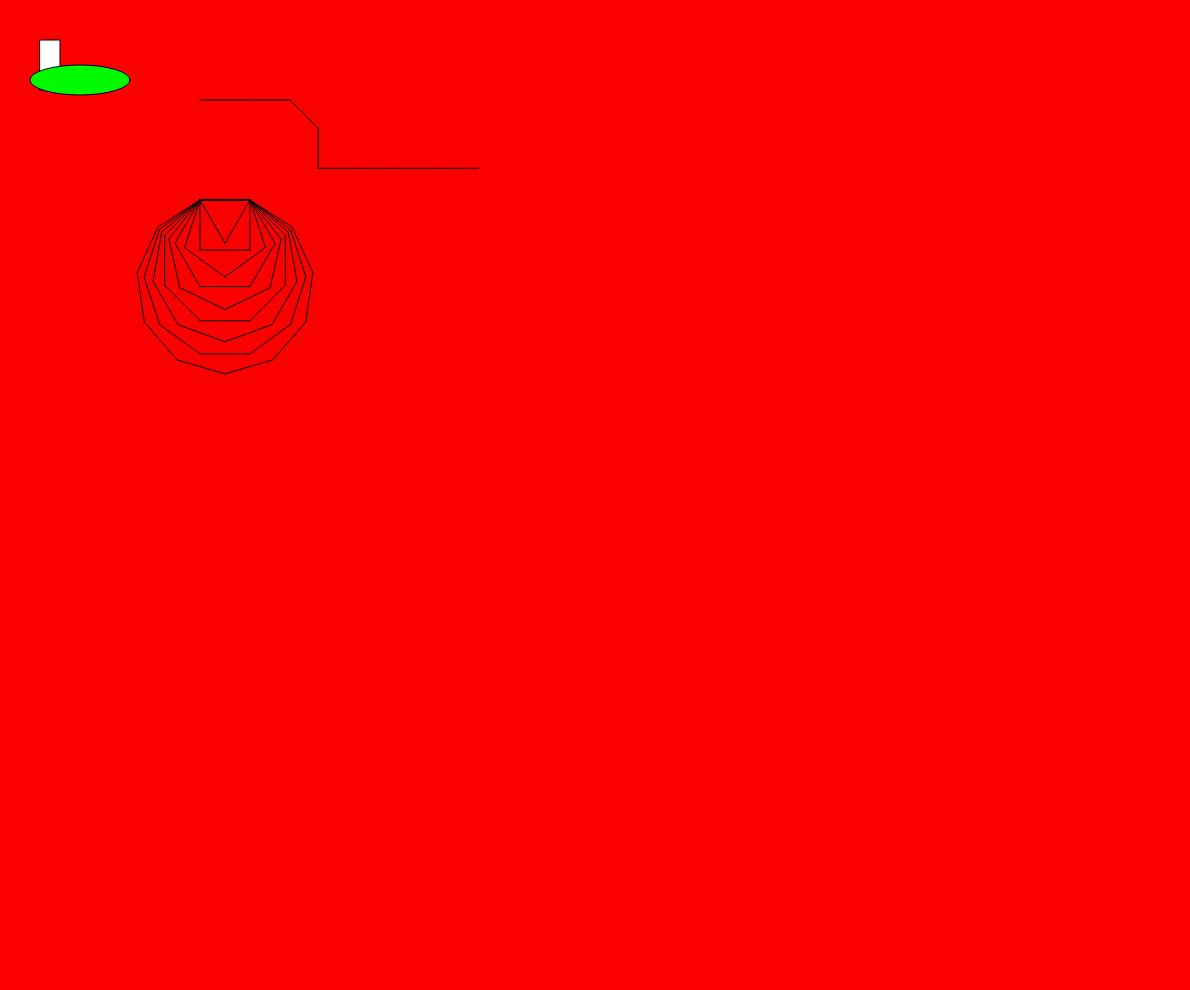
Frame 1 (no input)
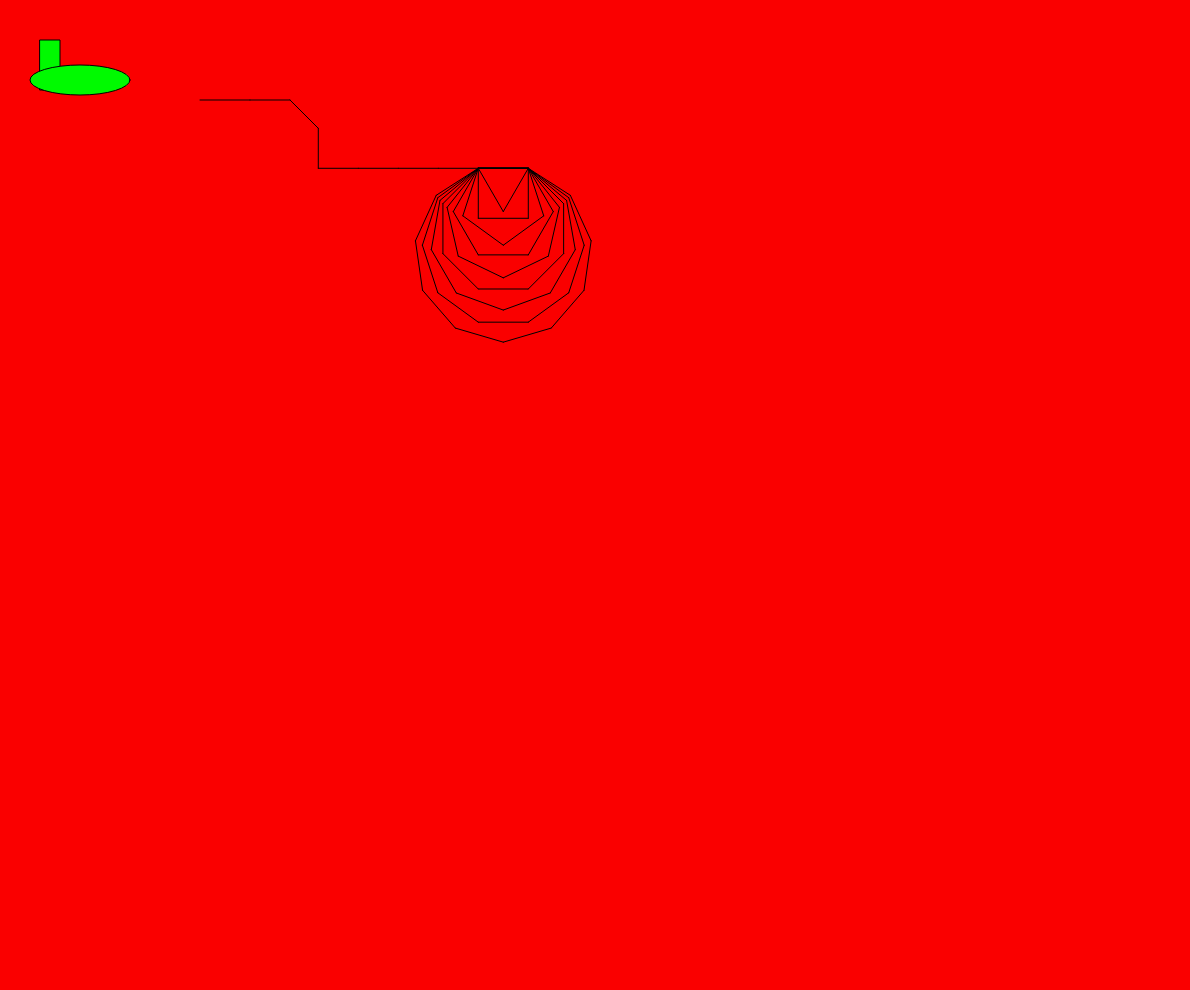
Frame 60 (no input)
Frame 120 (the mouse pressed at the canvas centre since frame 60): identical to frame 60, image omitted

The p5.js sketch that drew these frames (run headless with seeded random() and noise() and a simulated clock; from frame 60 on, the mouse is pressed at the canvas centre):

// p5.js sketch
// ── sketch.js
let can;
let t;
function setup() {
can=createCanvas(windowWidth,windowHeight);
can.position(10,10);
can.class("bdd");
t=new logo(200,200,0);
}

let a=0;
function draw() {
//clear();
background(250,0,0);
rect(40,40,20,50);
fill(0,250,0);
ellipse(80,80,100,30);
for(let j=3;j<12;j++){t.poly(50,j);}
t.set1(200,100,0);t.fd(50);
t.sketch(40,45,"A-B-B++AABB");
}


// ── logo.js
class logo{

constructor(x,y,as){this.xs=x;this.ys=y;this.xf=x;this.yf=y;this.angle=as;}
//constructor(){this.xs=0;this.ys=0;this.xf=0;this.yf=0;this.angle=0;}

  fd(len) {this.xf=this.xs+len*cos(PI*this.angle/180)
  this.yf=this.ys+len*sin(PI*this.angle/180)
  line(this.xs,this.ys,this.xf,this.yf)
  this.xs=this.xf;this.ys=this.yf;
  }

 bk(len) {this.xf=this.xs-len*cos(PI*this.angle/180)
  this.yf=this.ys-len*sin(PI*this.angle/180)
  line(this.xs,this.ys,this.xf,this.yf)
  this.xs=this.xf;this.ys=this.yf;
  }

 set1(x,y, an){this.xs=x;this.ys=y;this.angle=an;}

 rt(an){this.angle=this.angle+an;
 if(this.angle<360){this.angle=this.angle%360+360;}
	  if(this.angle>=360){this.angle=this.angle%360;}
	 }
 
 lt(an){this.angle=this.angle-an;
 if(this.angle<360){this.angle=this.angle%360+360;}
	  if(this.angle>=360){this.angle=this.angle%360;}
	 }

 xpos(){return this.xf;}
 ypos(){return this.yf;}
 dir(){return this.angle;}

sketch(l,a,senten){
let news="";//sentence="A+A--A+A";
  for(let j=0;j<senten.length;j++){
    news=senten.charAt(j);
    switch(news){
      case "A":this.fd(l);break;
      case "B":this.fd(l);break;
      case "+":this.lt(a);break;
      case "-":this.rt(a);break;
}
  }}
  
poly(len,n){
for(let j=0;j<n;j++){
	this.fd(len);this.rt(360/n);
}}	
  
}
